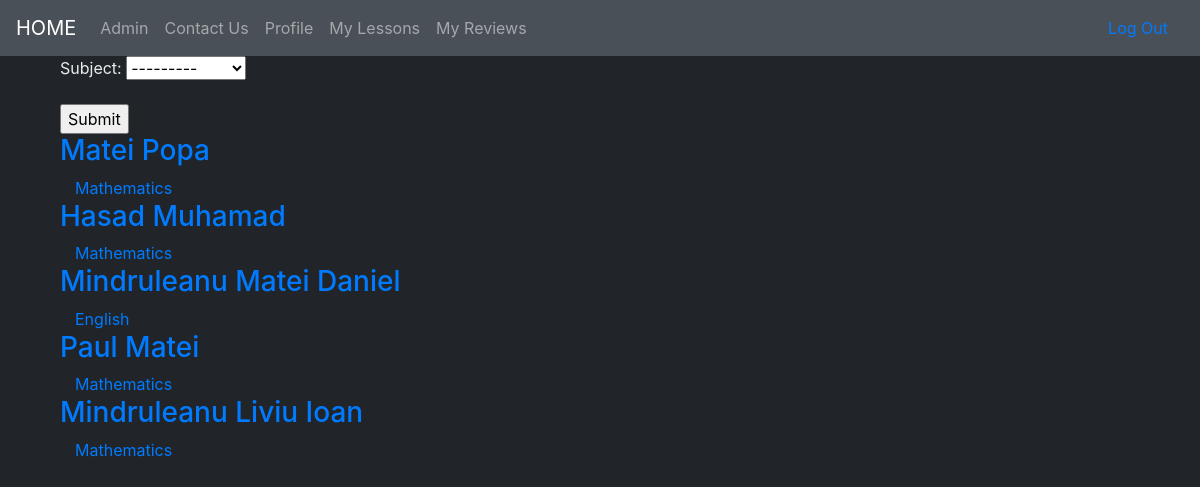
/teachers (signed in), run on the app's committed database.
### accounts/models.py (models this page shows, shortened)
class Teacher(models.Model):
    user = models.OneToOneField(User, on_delete=models.CASCADE, primary_key=True)
    subject = models.ForeignKey(Subject, on_delete=models.SET_NULL, null=True)
    price = models.IntegerField(default=100)

class User(AbstractUser):
    phone_number = models.CharField(max_length=10,blank=False, validators=[phone_number_validator], unique=True)
    email = models.EmailField(unique=True)
    is_student = models.BooleanField(default=False)
    is_teacher = models.BooleanField(default=False)

class Subject(models.Model):
    name = models.CharField(max_length=264)
    def __str__(self):
        return self.name

### invicta/views.py (the view)
# urls.py: path('teachers',views.ListTeachers.as_view(),name="all_teachers"), #pagina care afiseaza toti profesorii
@method_decorator([login_required], name='dispatch')
class ListTeachers(FilterView):
    model = Teacher
    template_name = 'all_teachers.html'
    filterset_class = TeacherFilter

### templates/all_teachers.html
{% extends "base.html" %}
{% block content %}
    <div class="col-md-8">
        <div class="list-teacher">
            <form action="" method="get">
                {{ filter.form.as_p }}
                <input type="submit" />
            </form>
            {% for teacher in object_list %}
                <a class="list-teacher-item" href="{% url 'profiles:profile_detail' slug=teacher.profile.slug %}">
                    <h3 class="title list-group-item-heading">{{ teacher.user.first_name }} {{ teacher.user.last_name }}</h3>
                    <div class="list-group-item-text container-fluid">
                        {{ teacher.subject }}
                    </div>
                </a>
            {% endfor %}
        </div>
    </div>
{% endblock %}

### static/invicta/css/master.css (style rules this page uses)
body { background-color: #212529; color: #E9ECEF; }

### data on the page
Teacher: user.first_name "Matei", user.last_name "Popa", subject "Mathematics"
Teacher: user.first_name "Hasad", user.last_name "Muhamad", subject "Mathematics"
Teacher: user.first_name "Mindruleanu", user.last_name "Matei Daniel", subject "English"
Teacher: user.first_name "Paul", user.last_name "Matei", subject "Mathematics"
Teacher: user.first_name "Mindruleanu", user.last_name "Liviu Ioan", subject "Mathematics"
